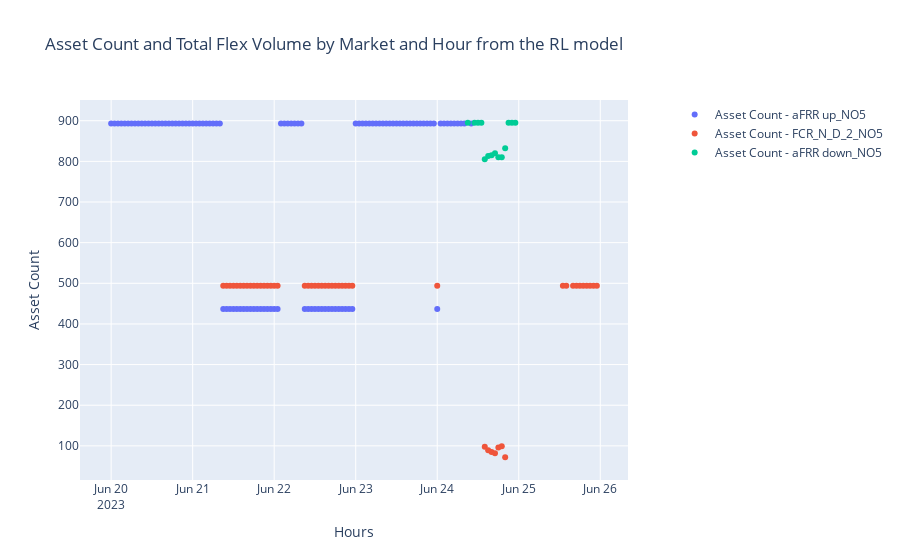

Here is the notebook cell this chart was saved with:
### Code cell
make_plots_for_sol(market_count_dict, sol_name= "RL", rl_df= bids[98])
